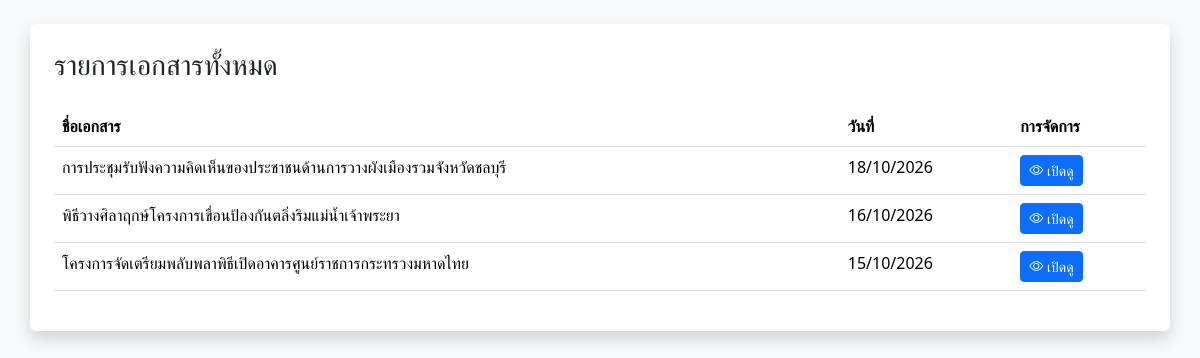
Screenshot of /sun.php with the database file from the repository.
### tables this page shows
CREATE TABLE IF NOT EXISTS `documents` (
  `id` int(11) NOT NULL AUTO_INCREMENT,
  `fiscal_year` varchar(4) DEFAULT NULL,
  `doc_number` varchar(100) DEFAULT NULL,
  `source_doc_number` varchar(100) DEFAULT NULL,
  `doc_name` varchar(255) NOT NULL,
  `description` text DEFAULT NULL,
  `doc_detail` text DEFAULT NULL,
  `job_type` varchar(100) DEFAULT NULL,
  `job_type_other` varchar(255) DEFAULT NULL,
  `host_agency` varchar(255) DEFAULT NULL,
  `host_agency_affiliation` varchar(255) DEFAULT NULL,
  `coordinator` varchar(255) DEFAULT NULL,
  `coordinator_1_name` varchar(150) DEFAULT NULL,
  `coordinator_1_phone` varchar(50) DEFAULT NULL,
  `coordinator_2_name` varchar(150) DEFAULT NULL,
  `coordinator_2_phone` varchar(50) DEFAULT NULL,
  `job_id` varchar(50) DEFAULT NULL,
  `staff_id` int(11) DEFAULT NULL,
  `location` varchar(255) DEFAULT NULL,
  `venue_name` varchar(255) DEFAULT NULL,
  `venue_province` varchar(100) DEFAULT NULL,
  `venue_district` varchar(100) DEFAULT NULL,
  `venue_subdistrict` varchar(100) DEFAULT NULL,
  `event_start_date` date DEFAULT NULL,
  `event_end_date` date DEFAULT NULL,
  `pre_meeting_date` date DEFAULT NULL,
  `equipment_borrow_date` date DEFAULT NULL,
  `dpt_work_start` datetime DEFAULT NULL,
  `dpt_work_end` datetime DEFAULT NULL,
  `received_date` datetime DEFAULT NULL,
  `dpt_receive_number` varchar(100) DEFAULT NULL,
  `dpt_receive_date` date DEFAULT NULL,
  `division_receive_number` varchar(100) DEFAULT NULL,
  `division_receive_date` date DEFAULT NULL,
  `created_by` varchar(100) DEFAULT NULL,
  `sent_to` int(11) DEFAULT NULL,
  `created_at` timestamp NOT NULL DEFAULT CURRENT_TIMESTAMP,
  `updated_at` timestamp NOT NULL DEFAULT CURRENT_TIMESTAMP ON UPDATE CURRENT_TIMESTAMP,
  `doc_status` varchar(50) DEFAULT 'pending',
  `attachment_file` varchar(255) DEFAULT NULL,
  `remark` text DEFAULT NULL,
  `is_acknowledged` tinyint(1) NOT NULL DEFAULT 0,
  PRIMARY KEY (`id`),
  KEY `idx_documents_sent_to` (`sent_to`),
  KEY `idx_documents_doc_status` (`doc_status`)
);

### sun.php (the view, shortened to what this page needs)
<?php
require 'db.php';
$sql = "SELECT d.*, u.fname, u.lname, u.role
        FROM documents d
        LEFT JOIN (
            SELECT job_id, performed_by
            FROM system_logs
            WHERE action_type IN ('ASSIGN_STAFF', 'CHANGE_ASSIGN')
            GROUP BY job_id
        ) sl ON d.id = sl.job_id
        LEFT JOIN users u ON sl.performed_by = u.username_sso
        ORDER BY d.received_date DESC";
$stmt = $conn->query($sql);
$docs = $stmt->fetchAll(PDO::FETCH_ASSOC);
?>
<!DOCTYPE html>
<html lang="th">
<head>
    <link href="https://cdn.jsdelivr.net/npm/bootstrap@5.3.2/dist/css/bootstrap.min.css" rel="stylesheet">
    <link rel="stylesheet" href="https://cdn.jsdelivr.net/npm/bootstrap-icons@1.11.0/font/bootstrap-icons.css">
</head>
<body class="p-4 bg-light">
<div class="container bg-white p-4 shadow rounded">
    <h3 class="mb-4">รายการเอกสารทั้งหมด</h3>
    <div class="table-responsive">
        <table class="table table-hover" style="min-width: 600px;">
            <thead>
                <tr>
                    <th>ชื่อเอกสาร</th>
                    <th>วันที่</th>
                    <th>การจัดการ</th>
                </tr>
            </thead>
            <tbody>
                <?php foreach ($docs as $doc): ?>
                <tr>
                    <td><?php echo htmlspecialchars($doc['doc_name']); ?></td>
                    <td><?php echo date('d/m/Y', strtotime($doc['received_date'])); ?></td>
                    <td>
                        <button type="button" class="btn btn-primary btn-sm text-nowrap"
                            data-bs-toggle="modal"
                            data-bs-target="#viewDocModal"
                            data-doc-name="<?php echo htmlspecialchars($doc['doc_name']); ?>"
                            data-doc-date="<?php echo date('d/m/Y', strtotime($doc['received_date'])); ?>"
                            data-doc-detail="<?php echo htmlspecialchars($doc['description']); ?>"
                            data-sender-name="<?php echo htmlspecialchars(($doc['fname'] ?? 'ระบบ') . ' ' . ($doc['lname'] ?? '')); ?>"
                            data-sender-role="<?php echo htmlspecialchars($doc['role'] ?? '-'); ?>"
                            onclick="openViewDocModal(this)">
                            <i class="bi bi-eye"></i> เปิดดู
                        </button>
                    </td>
                </tr>
                <?php endforeach; ?>
            </tbody>
        </table>
    </div>
</div>
</body>
</html>

### rows the page displays
documents: doc_name "การประชุมรับฟังความคิดเห็นของประชาชนด้านการวางผังเมืองรวมจังหวัดชลบุรี", received_date "18/10/2026"
documents: doc_name "พิธีวางศิลาฤกษ์โครงการเขื่อนป้องกันตลิ่งริมแม่น้ำเจ้าพระยา", received_date "16/10/2026"
documents: doc_name "โครงการจัดเตรียมพลับพลาพิธีเปิดอาคารศูนย์ราชการกระทรวงมหาดไทย", received_date "15/10/2026"
